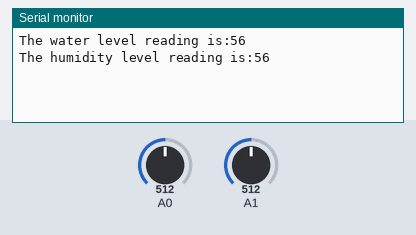
A sketch run on a simulated Arduino Uno, built with avr-gcc and run on an emulated ATmega328P. Parts: the last lines printed to the serial monitor. The test bench sets the inputs (shaded band); at power-on: A0 = 512, A1 = 512.

Above: at 1.2 s.
1.3 s: A0 set to 716
At 2.6 s:
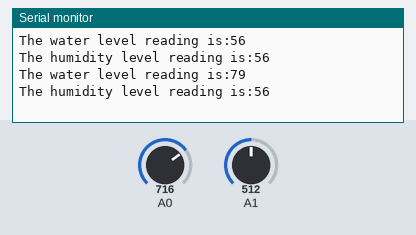
2.8 s: A1 set to 716
At 3.5 s:
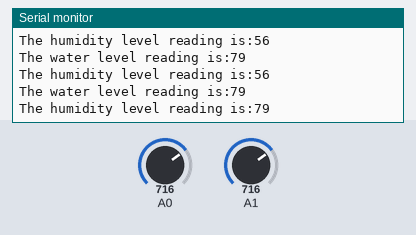
4.3 s: A0 set to 900
At 5.6 s:
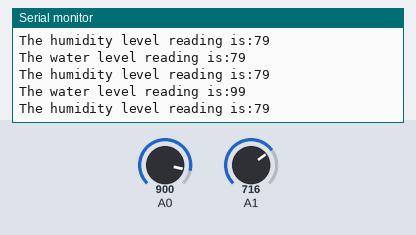
5.8 s: A1 set to 900
At 6.8 s:
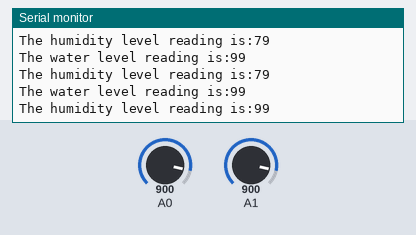
Timing chart, 0 to 8.3 s (numbered marks = the images above; inputs shaded):
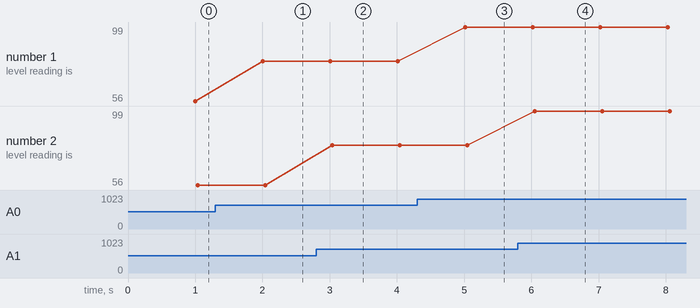

The sketch:

dennis_humidity_test.ino
```cpp
void setup() {
  // put your setup code here, to run once:
Serial.begin(9600);
}

void loop() {
  // put your main code here, to run repeatedly:
  int waterval =0;
  int humval =0;
  for (int i=0;i<10;i++){
    waterval += analogRead(A0);
    humval += analogRead(A1);
    waterval = waterval/10;
    humval = humval/10;
    delay(100);
  }
  Serial.print("The water level reading is:");
  Serial.println(waterval);
  Serial.print("The humidity level reading is:");
  Serial.println(humval);
  return waterval;
  return humval;
  delay(3000);

}
```

Measured:
- after the input at 1.3 s, the serial monitor: prints a new line after 0.71 s (image 1)
- after the input at 2.8 s, the serial monitor: prints a new line after 0.24 s (image 2)
- after the input at 4.3 s, the serial monitor: prints a new line after 0.72 s (image 3)
- after the input at 5.8 s, the serial monitor: prints a new line after 0.25 s (image 4)
- plotted number 1: 56 → 79 after the input at 1.3 s, 79 → 99 after the input at 4.3 s
